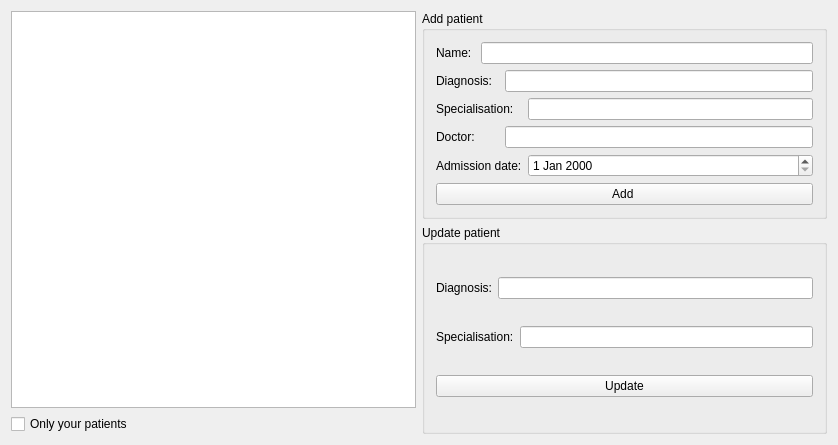
<?xml version="1.0" encoding="UTF-8"?>
<ui version="4.0">
 <class>DoctorFormClass</class>
 <widget class="QMainWindow" name="DoctorFormClass">
  <property name="geometry">
   <rect>
    <x>0</x>
    <y>0</y>
    <width>838</width>
    <height>445</height>
   </rect>
  </property>
  <property name="windowTitle">
   <string>DoctorForm</string>
  </property>
  <widget class="QWidget" name="centralWidget">
   <layout class="QGridLayout" name="gridLayout_3">
    <item row="0" column="0" rowspan="2">
     <widget class="QListWidget" name="listWidgetPatients"/>
    </item>
    <item row="0" column="1">
     <widget class="QGroupBox" name="groupBox">
      <property name="title">
       <string>Add patient</string>
      </property>
      <layout class="QGridLayout" name="gridLayout">
       <item row="0" column="0">
        <widget class="QLabel" name="label_2">
         <property name="text">
          <string>Name:</string>
         </property>
        </widget>
       </item>
       <item row="0" column="1" colspan="3">
        <widget class="QLineEdit" name="lineEditName"/>
       </item>
       <item row="1" column="0" colspan="2">
        <widget class="QLabel" name="label_3">
         <property name="text">
          <string>Diagnosis:</string>
         </property>
        </widget>
       </item>
       <item row="1" column="2" colspan="2">
        <widget class="QLineEdit" name="lineEditDiagnosis"/>
       </item>
       <item row="2" column="0" colspan="3">
        <widget class="QLabel" name="label_4">
         <property name="text">
          <string>Specialisation:</string>
         </property>
        </widget>
       </item>
       <item row="2" column="3">
        <widget class="QLineEdit" name="lineEditSpecialisation"/>
       </item>
       <item row="3" column="0">
        <widget class="QLabel" name="label_5">
         <property name="text">
          <string>Doctor:</string>
         </property>
        </widget>
       </item>
       <item row="3" column="2" colspan="2">
        <widget class="QLineEdit" name="lineEditDoctor"/>
       </item>
       <item row="4" column="0" colspan="3">
        <widget class="QLabel" name="label">
         <property name="text">
          <string>Admission date:</string>
         </property>
        </widget>
       </item>
       <item row="4" column="3">
        <widget class="QDateEdit" name="dateEdit"/>
       </item>
       <item row="5" column="0" colspan="4">
        <widget class="QPushButton" name="pushButtonAdd">
         <property name="text">
          <string>Add </string>
         </property>
        </widget>
       </item>
      </layout>
     </widget>
    </item>
    <item row="1" column="1" rowspan="2">
     <widget class="QGroupBox" name="groupBox_2">
      <property name="title">
       <string>Update patient</string>
      </property>
      <layout class="QGridLayout" name="gridLayout_2">
       <item row="0" column="0">
        <widget class="QLabel" name="label_7">
         <property name="text">
          <string>Diagnosis:</string>
         </property>
        </widget>
       </item>
       <item row="0" column="1" colspan="2">
        <widget class="QLineEdit" name="lineEditUpdateDiagnosis"/>
       </item>
       <item row="1" column="0" colspan="2">
        <widget class="QLabel" name="label_6">
         <property name="text">
          <string>Specialisation:</string>
         </property>
        </widget>
       </item>
       <item row="1" column="2">
        <widget class="QLineEdit" name="lineEditUpdateSpecialisation"/>
       </item>
       <item row="2" column="0" colspan="3">
        <widget class="QPushButton" name="pushButtonUpdate">
         <property name="text">
          <string>Update</string>
         </property>
        </widget>
       </item>
      </layout>
     </widget>
    </item>
    <item row="2" column="0">
     <widget class="QCheckBox" name="checkBox">
      <property name="text">
       <string>Only your patients</string>
      </property>
     </widget>
    </item>
   </layout>
  </widget>
 </widget>
 <layoutdefault spacing="6" margin="11"/>
 <resources>
  <include location="DoctorForm.qrc"/>
 </resources>
 <connections/>
</ui>
